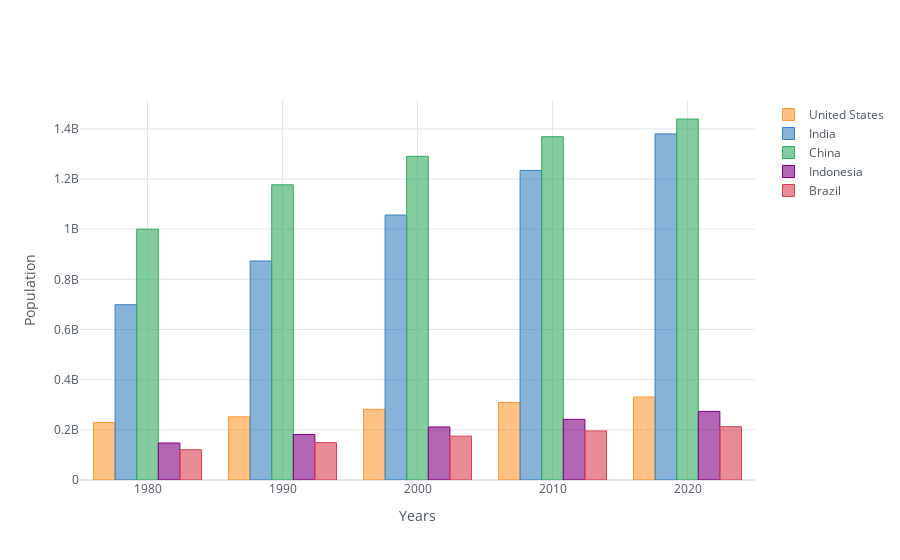

The cell this chart's notebook holds for it:
### Code cell
# filtando por grupos de variables

# filter years out
df_population_sample = df_population[df_population.index.isin([1980, 1990, 2000, 2010, 2020])]
# plotting
df_population_sample.iplot(kind='bar', xTitle='Years',
                           yTitle='Population')

### Figure 1 — Plotly figure (JSON) as saved in the notebook; plotly's stock layout.template omitted (floating-point values rounded to 4 significant figures)
{"data": [{"marker": {"color": "rgba(255, 153, 51, 0.6)", "line": {"color": "rgba(255, 153, 51, 1.0)", "width": 1}}, "name": "United States", "orientation": "v", "text": "", "type": "bar", "x": [1980, 1990, 2000, 2010, 2020], "y": [229476354, 252120309, 281710909, 309011475, 331002651]}, {"marker": {"color": "rgba(55, 128, 191, 0.6)", "line": {"color": "rgba(55, 128, 191, 1.0)", "width": 1}}, "name": "India", "orientation": "v", "text": "", "type": "bar", "x": [1980, 1990, 2000, 2010, 2020], "y": [698952844, 873277798, 1056575549, 1234281170, 1380004385]}, {"marker": {"color": "rgba(50, 171, 96, 0.6)", "line": {"color": "rgba(50, 171, 96, 1.0)", "width": 1}}, "name": "China", "orientation": "v", "text": "", "type": "bar", "x": [1980, 1990, 2000, 2010, 2020], "y": [1000089235, 1176883674, 1290550765, 1368810615, 1439323776]}, {"marker": {"color": "rgba(128, 0, 128, 0.6)", "line": {"color": "rgba(128, 0, 128, 1.0)", "width": 1}}, "name": "Indonesia", "orientation": "v", "text": "", "type": "bar", "x": [1980, 1990, 2000, 2010, 2020], "y": [147447836, 181413402, 211513823, 241834215, 273523615]}, {"marker": {"color": "rgba(219, 64, 82, 0.6)", "line": {"color": "rgba(219, 64, 82, 1.0)", "width": 1}}, "name": "Brazil", "orientation": "v", "text": "", "type": "bar", "x": [1980, 1990, 2000, 2010, 2020], "y": [120694009, 149003223, 174790340, 195713635, 212559417]}], "layout": {"legend": {"bgcolor": "#FFFFFF", "font": {"color": "#4D5663"}}, "paper_bgcolor": "#FFFFFF", "plot_bgcolor": "#FFFFFF", "title": {"font": {"color": "#4D5663"}}, "xaxis": {"gridcolor": "#E1E5ED", "showgrid": true, "tickfont": {"color": "#4D5663"}, "title": {"font": {"color": "#4D5663"}, "text": "Years"}, "zerolinecolor": "#E1E5ED"}, "yaxis": {"gridcolor": "#E1E5ED", "showgrid": true, "tickfont": {"color": "#4D5663"}, "title": {"font": {"color": "#4D5663"}, "text": "Population"}, "zerolinecolor": "#E1E5ED"}}}
